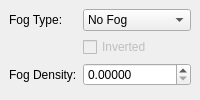
  <widget class="QDockWidget" name="dockFog">
   <property name="windowTitle">
    <string>Fog</string>
   </property>
   <attribute name="dockWidgetArea">
    <number>2</number>
   </attribute>
   <widget class="QWidget" name="dockWidgetContents_4">
    <layout class="QFormLayout" name="formLayout_5">
     <item row="0" column="0">
      <widget class="QLabel" name="labelFogType">
       <property name="text">
        <string>Fog Type:</string>
       </property>
       <property name="buddy">
        <cstring>comboBoxFogType</cstring>
       </property>
      </widget>
     </item>
     <item row="0" column="1">
      <widget class="QComboBox" name="comboBoxFogType">
       <item>
        <property name="text">
         <string>No Fog</string>
        </property>
       </item>
       <item>
        <property name="text">
         <string>exp Fog</string>
        </property>
       </item>
       <item>
        <property name="text">
         <string>exp² Fog</string>
        </property>
       </item>
       <item>
        <property name="text">
         <string>linear Fog</string>
        </property>
       </item>
      </widget>
     </item>
     <item row="1" column="1">
      <widget class="QCheckBox" name="checkBoxInvertFog">
       <property name="enabled">
        <bool>false</bool>
       </property>
       <property name="text">
        <string>Inverted</string>
       </property>
      </widget>
     </item>
     <item row="2" column="0">
      <widget class="QLabel" name="labelFogDensity">
       <property name="text">
        <string>Fog Density:</string>
       </property>
       <property name="buddy">
        <cstring>doubleSpinBoxFogDensity</cstring>
       </property>
      </widget>
     </item>
     <item row="2" column="1">
      <widget class="QDoubleSpinBox" name="doubleSpinBoxFogDensity">
       <property name="accelerated">
        <bool>true</bool>
       </property>
       <property name="decimals">
        <number>5</number>
       </property>
       <property name="maximum">
        <double>1.000000000000000</double>
       </property>
       <property name="singleStep">
        <double>0.000010000000000</double>
       </property>
       <property name="value">
        <double>0.000000000000000</double>
       </property>
      </widget>
     </item>
    </layout>
   </widget>
  </widget>
